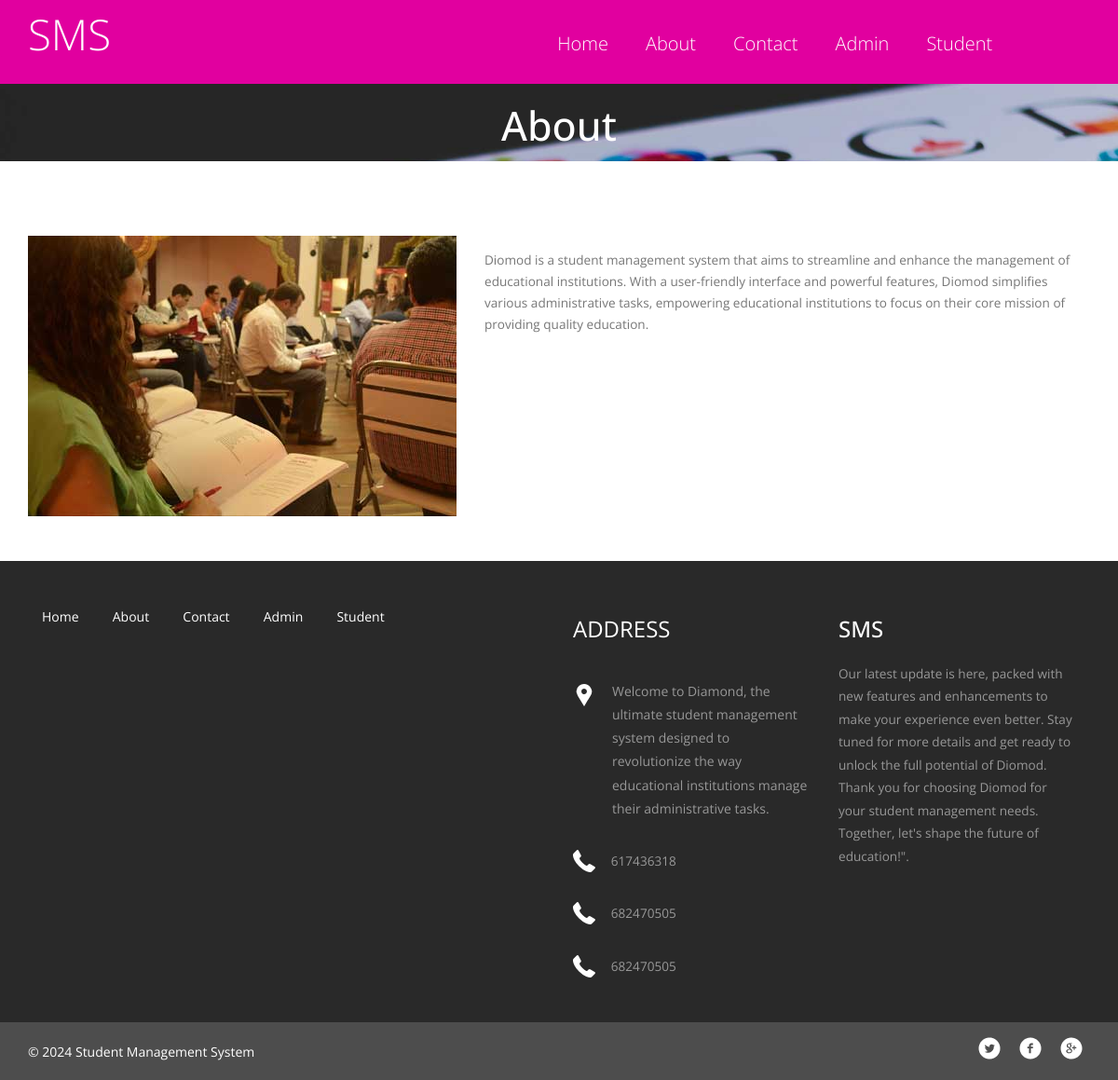
/studentms/about.php, run on the app's committed database.
### tables this page shows
CREATE TABLE `tblpage` (
  `ID` int(10) NOT NULL,
  `PageType` varchar(200) DEFAULT NULL,
  `PageTitle` mediumtext DEFAULT NULL,
  `PageDescription` mediumtext DEFAULT NULL,
  `Email` varchar(200) DEFAULT NULL,
  `MobileNumber` bigint(10) DEFAULT NULL,
  `UpdationDate` date DEFAULT NULL
);

### studentms/about.php (the view, shortened to what this page needs)
<?php
include('includes/dbconnection.php');
?>
<!doctype html>
<html>
<head>
<link href="css/bootstrap.css" rel="stylesheet" type="text/css" media="all">
<link href="css/style.css" rel="stylesheet" type="text/css"/>
</head>
	<body>
<?php include_once('includes/header.php');?>
<div class="banner banner5">
	<div class="container">
	<h2>About</h2>
	</div>
</div>
<div class="about">
	 <div class="container">
		 <div class="about-info-grids">
			 <div class="col-md-5 abt-pic">
				 <img src="images/abt.jpg" class="img-responsive" alt=""/>
			 </div>
			 <div class="col-md-7 abt-info-pic">
			 	<?php
$sql="SELECT * from tblpage where PageType='aboutus'";
$query = $dbh -> prepare($sql);
$query->execute();
$results=$query->fetchAll(PDO::FETCH_OBJ);
$cnt=1;
if($query->rowCount() > 0)
{
foreach($results as $row)
{               ?>
				 <p><?php  echo ($row->PageDescription);?></p><?php $cnt=$cnt+1;}} ?>
			 </div>
			 <div class="clearfix"> </div>
		 </div>
	 </div>
</div>
<?php include_once('includes/footer.php');?>
	</body>
</html>

### studentms/includes/footer.php (shortened to what this page needs)
<div class="footer">
    <div class="container">
      <div class="col-md-6 footer-left">
        <ul>
          <li><a href="index.php">Home</a></li>
          <li><a href="about.php">About</a></li>
          <li><a href="contact.php">Contact</a></li>
          <li><a href="admin/login.php">Admin</a></li>
          <li><a href="user/login.php">Student</a></li>
        </ul>
      </div>
      <div class="col-md-3 footer-middle">
        <?php
$sql="SELECT * from tblpage where PageType='contactus'";
$query = $dbh -> prepare($sql);
$query->execute();
$results=$query->fetchAll(PDO::FETCH_OBJ);
$cnt=1;
if($query->rowCount() > 0)
{
foreach($results as $row)
{               ?>
        <h3>Address</h3>
        <div class="address">
          <p><?php  echo htmlentities($row->PageDescription);?>
          </p>
        </div>
        <div class="phone">
          <p><?php  echo htmlentities($row->MobileNumber);?></p>
        </div>
        <div class="phone">
          <p>682470505</p>
        </div>
        <div class="phone">
          <p>682470505</p>
        </div>
      <?php $cnt=$cnt+1;}} ?></div>
      <div class="col-md-3 footer-right">
        <h3>SMS</h3>
        <p>Our latest update is here, packed with new features and enhancements to make your experience even better. Stay tuned for more details and get ready to unlock the full potential of Diomod. Thank you for choosing Diomod for your student management needs. Together, let's shape the future of education!".</p>
      </div>
      <div class="clearfix"> </div>
    </div>
  </div>
<div class="copyright">
    <div class="container">
      <div class="copyright-left">
      <p>© <?php echo date('Y');?> Student Management System </p>
      </div>
      <div class="copyright-right">
        <ul>
          <li><a href="#" class="twitter"> </a></li>
          <li><a href="#" class="twitter facebook"> </a></li>
          <li><a href="#" class="twitter chrome"> </a></li>
        </ul>
      </div>
      <div class="clearfix"> </div>
    </div>
  </div>

### studentms/css/style.css (style rules this page uses)
html, body { font-family: 'Open Sans', sans-serif; font-size: 100%; background: #FFf; }
body a { transition:0.5s all; -webkit-transition:0.5s all; -moz-transition:0.5s all; -o-transition:0.5s all; -ms-transition:0.5s all; }
h1,h2,h3,h4,h5,h6 { margin:0; }
p { margin:0; font-family: 'Open Sans', sans-serif; }
ul { margin:0; padding:0; }
.banner { background:url(../images/banner.jpg); background-size:cover; min-height:650px; padding-top:0em !important; text-align:center; }
.footer { padding:3em 0; background:#292929; }
.footer-left ul { padding:0; margin:0; }
.footer-left ul li { display:inline-block; margin:0 1em; }
.footer-left ul li:nth-child(1) { margin-left:0; }
.footer-left ul li a { color:#FFF; font-size:14px; }
.footer-middle h3 { color: #FFFFFF; font-size: 1.5em; font-weight: 400; margin: 0; text-transform: uppercase; }
.footer-right p { color: #989898; font-size: .85em; margin: .5em 0 0 0; line-height: 1.8em; font-weight: 400; }
.address p { color: #989898; font-size: 14px; line-height: 1.8em; padding-left: 3em; margin: 2em 0 0 0; background: url(../images/location.png) no-repeat 0px 5px; }
.phone { margin-top:2em; }
.phone p { color: #989898; font-size: .85em; line-height: 1.8em; padding-left: 3em; margin: 2em 0 0 0; background: url(../images/phone.png) no-repeat 0px 0px; }
.footer-right h3 { color: #fff; font-size: 1.5em; text-transform: uppercase; margin-bottom: 10px; margin-top: 0; }
.copyright { background: #4D4D4D; padding: 1em 0; }
.copyright-left p { color: #FFF; font-size: 14px; margin: .4em 0 0 0; }
.copyright-left { float:left; }
.copyright-right { float:right; }
.copyright-right ul { padding:0; margin:0; }
.copyright-right ul li { display:inline-block; margin:0 .5em; }
.copyright-right ul li a.twitter { background: url(../images/icons1.png) no-repeat 0px 0px; height: 24px; display: block; width: 24px; }
.copyright-right ul li a.facebook { background: url(../images/icons1.png) no-repeat -33px 0px; }
.copyright-right ul li a.chrome { background: url(../images/icons1.png) no-repeat -66px 0px; }
.banner5 { min-height: 83px; }
.banner5 h2 { color: #fff; padding-top: 21px; margin: 0; font-size: 2.7em }
.about { padding:3em 0; }
.about-info-grids { margin-top:2em; }
.abt-pic { padding-left:0; }
.abt-info-pic { padding-right:0; }
.abt-info-pic p { line-height: 1.7em; margin-top: 1em; font-size: .85em; color: #777; }
.grid_5 h1, h2, h3, h4, h5, h6 { padding: 12px 0; }

### data on the page
tblpage: PageDescription "Diomod is a student management system that aims to streamline and enhance the management of educational institutions. With a user-friendly interface and powerful features, Diomod simplifies various administrative tasks, empowering educational institutions to focus on their core mission of providing quality education."
tblpage: PageDescription "Welcome to Diamond, the ultimate student management system designed to revolutionize the way educational institutions manage their administrative tasks.", MobileNumber "617436318"
